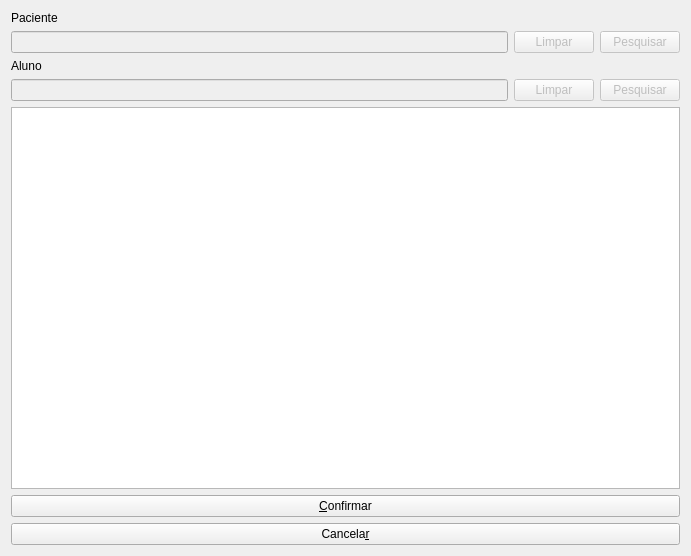
<?xml version="1.0" encoding="UTF-8"?>
<ui version="4.0">
 <class>PesqPanoramicas</class>
 <widget class="QDialog" name="PesqPanoramicas">
  <property name="windowModality">
   <enum>Qt::WindowModal</enum>
  </property>
  <property name="geometry">
   <rect>
    <x>0</x>
    <y>0</y>
    <width>691</width>
    <height>556</height>
   </rect>
  </property>
  <property name="windowTitle">
   <string>Dialog</string>
  </property>
  <layout class="QVBoxLayout" name="verticalLayout">
   <item>
    <widget class="QLabel" name="label">
     <property name="text">
      <string>Paciente</string>
     </property>
    </widget>
   </item>
   <item>
    <layout class="QHBoxLayout" name="horizontalLayout_4">
     <item>
      <widget class="QLineEdit" name="edtPaciente">
       <property name="enabled">
        <bool>false</bool>
       </property>
      </widget>
     </item>
     <item>
      <widget class="QPushButton" name="btnLimparPaciente">
       <property name="enabled">
        <bool>false</bool>
       </property>
       <property name="text">
        <string>Limpar</string>
       </property>
      </widget>
     </item>
     <item>
      <widget class="QPushButton" name="btnPesqPaciente">
       <property name="enabled">
        <bool>false</bool>
       </property>
       <property name="text">
        <string>Pesquisar</string>
       </property>
      </widget>
     </item>
    </layout>
   </item>
   <item>
    <widget class="QLabel" name="label_2">
     <property name="text">
      <string>Aluno</string>
     </property>
    </widget>
   </item>
   <item>
    <layout class="QHBoxLayout" name="horizontalLayout_3">
     <item>
      <widget class="QLineEdit" name="edtAluno">
       <property name="enabled">
        <bool>false</bool>
       </property>
      </widget>
     </item>
     <item>
      <widget class="QPushButton" name="btnLimparAluno">
       <property name="enabled">
        <bool>false</bool>
       </property>
       <property name="text">
        <string>Limpar</string>
       </property>
      </widget>
     </item>
     <item>
      <widget class="QPushButton" name="btnPesqAluno">
       <property name="enabled">
        <bool>false</bool>
       </property>
       <property name="text">
        <string>Pesquisar</string>
       </property>
      </widget>
     </item>
    </layout>
   </item>
   <item>
    <widget class="QTableWidget" name="tableWidget"/>
   </item>
   <item>
    <widget class="QPushButton" name="btnConfirmar">
     <property name="text">
      <string>&amp;Confirmar</string>
     </property>
    </widget>
   </item>
   <item>
    <widget class="QPushButton" name="btnCancelar">
     <property name="text">
      <string>Cancela&amp;r</string>
     </property>
    </widget>
   </item>
  </layout>
 </widget>
 <resources/>
 <connections/>
</ui>
